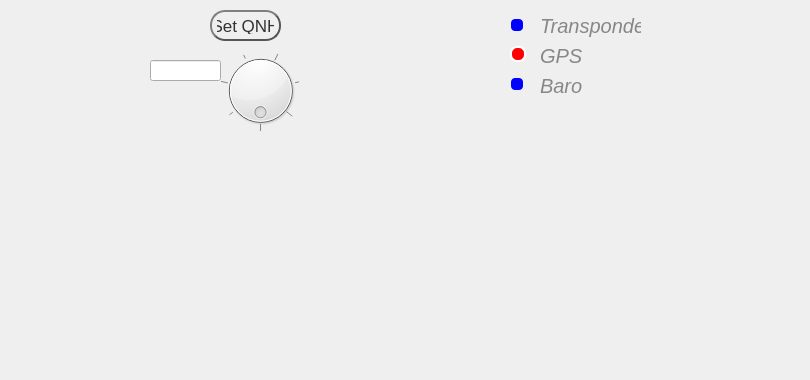
    <widget class="QWidget" name="page_6">
     <widget class="WidgetAI" name="widgetai" native="true">
      <property name="geometry">
       <rect>
        <x>470</x>
        <y>110</y>
        <width>301</width>
        <height>261</height>
       </rect>
      </property>
      <property name="sizePolicy">
       <sizepolicy hsizetype="Preferred" vsizetype="Preferred">
        <horstretch>99</horstretch>
        <verstretch>99</verstretch>
       </sizepolicy>
      </property>
     </widget>
     <widget class="WidgetTC" name="widgetTC" native="true">
      <property name="geometry">
       <rect>
        <x>300</x>
        <y>0</y>
        <width>191</width>
        <height>181</height>
       </rect>
      </property>
      <property name="sizePolicy">
       <sizepolicy hsizetype="Preferred" vsizetype="Preferred">
        <horstretch>99</horstretch>
        <verstretch>99</verstretch>
       </sizepolicy>
      </property>
     </widget>
     <widget class="WidgetALT" name="widgetALT" native="true">
      <property name="geometry">
       <rect>
        <x>0</x>
        <y>120</y>
        <width>321</width>
        <height>251</height>
       </rect>
      </property>
      <property name="sizePolicy">
       <sizepolicy hsizetype="Preferred" vsizetype="Preferred">
        <horstretch>99</horstretch>
        <verstretch>99</verstretch>
       </sizepolicy>
      </property>
     </widget>
     <widget class="WidgetASI" name="widgetASI" native="true">
      <property name="geometry">
       <rect>
        <x>270</x>
        <y>180</y>
        <width>241</width>
        <height>191</height>
       </rect>
      </property>
      <property name="sizePolicy">
       <sizepolicy hsizetype="Preferred" vsizetype="Preferred">
        <horstretch>99</horstretch>
        <verstretch>99</verstretch>
       </sizepolicy>
      </property>
     </widget>
     <widget class="WidgetVSI" name="widgetVSI" native="true">
      <property name="geometry">
       <rect>
        <x>0</x>
        <y>0</y>
        <width>141</width>
        <height>131</height>
       </rect>
      </property>
      <property name="sizePolicy">
       <sizepolicy hsizetype="Preferred" vsizetype="Preferred">
        <horstretch>99</horstretch>
        <verstretch>99</verstretch>
       </sizepolicy>
      </property>
     </widget>
     <widget class="WidgetHI" name="widgetHI" native="true">
      <property name="geometry">
       <rect>
        <x>670</x>
        <y>1</y>
        <width>131</width>
        <height>121</height>
       </rect>
      </property>
      <property name="sizePolicy">
       <sizepolicy hsizetype="Preferred" vsizetype="Preferred">
        <horstretch>99</horstretch>
        <verstretch>99</verstretch>
       </sizepolicy>
      </property>
     </widget>
     <widget class="QRadioButton" name="radioButton">
      <property name="geometry">
       <rect>
        <x>510</x>
        <y>10</y>
        <width>21</width>
        <height>31</height>
       </rect>
      </property>
      <property name="styleSheet">
       <string notr="true">QRadioButton::indicator:checked{
width:12px;height:12px;
border-radius:7px;
background-color:red;
border:2px solid white;
color: white;
}
QRadioButton::indicator:unchecked{
width:10px;height:10px;
border-radius:5px;
background-color: blue;
border:2px solid transparent;
color: rgb(255, 255, 255);
}</string>
      </property>
      <property name="text">
       <string/>
      </property>
     </widget>
     <widget class="QRadioButton" name="radioButton_2">
      <property name="geometry">
       <rect>
        <x>510</x>
        <y>39</y>
        <width>31</width>
        <height>31</height>
       </rect>
      </property>
      <property name="styleSheet">
       <string notr="true">QRadioButton::indicator:checked{
width:12px;height:12px;
border-radius:7px;
background-color:red;
border:2px solid white;
color: white;
}
QRadioButton::indicator:unchecked{
width:10px;height:10px;
border-radius:5px;
background-color: blue;
border:2px solid transparent;
color: rgb(255, 255, 255);
}


</string>
      </property>
      <property name="text">
       <string/>
      </property>
      <property name="checked">
       <bool>true</bool>
      </property>
     </widget>
     <widget class="QRadioButton" name="radioButton_3">
      <property name="geometry">
       <rect>
        <x>510</x>
        <y>69</y>
        <width>21</width>
        <height>31</height>
       </rect>
      </property>
      <property name="styleSheet">
       <string notr="true">QRadioButton::indicator:checked{
width:12px;height:12px;
border-radius:7px;
background-color:red;
border:2px solid white;
color: white;
}
QRadioButton::indicator:unchecked{
width:10px;height:10px;
border-radius:5px;
background-color: blue;
border:2px solid transparent;
color: rgb(255, 255, 255);
}</string>
      </property>
      <property name="text">
       <string/>
      </property>
      <property name="checked">
       <bool>false</bool>
      </property>
     </widget>
     <widget class="QLabel" name="label_18">
      <property name="geometry">
       <rect>
        <x>540</x>
        <y>70</y>
        <width>101</width>
        <height>31</height>
       </rect>
      </property>
      <property name="font">
       <font>
        <pointsize>15</pointsize>
        <italic>true</italic>
       </font>
      </property>
      <property name="styleSheet">
       <string notr="true">color: rgb(135,135,135);
</string>
      </property>
      <property name="text">
       <string>Baro</string>
      </property>
      <property name="alignment">
       <set>Qt::AlignmentFlag::AlignLeading|Qt::AlignmentFlag::AlignLeft|Qt::AlignmentFlag::AlignVCenter</set>
      </property>
     </widget>
     <widget class="QLabel" name="label_19">
      <property name="geometry">
       <rect>
        <x>540</x>
        <y>40</y>
        <width>101</width>
        <height>31</height>
       </rect>
      </property>
      <property name="font">
       <font>
        <pointsize>15</pointsize>
        <italic>true</italic>
       </font>
      </property>
      <property name="styleSheet">
       <string notr="true">color: rgb(135,135,135);</string>
      </property>
      <property name="text">
       <string>GPS</string>
      </property>
      <property name="alignment">
       <set>Qt::AlignmentFlag::AlignLeading|Qt::AlignmentFlag::AlignLeft|Qt::AlignmentFlag::AlignVCenter</set>
      </property>
     </widget>
     <widget class="QLabel" name="label_20">
      <property name="geometry">
       <rect>
        <x>540</x>
        <y>10</y>
        <width>101</width>
        <height>31</height>
       </rect>
      </property>
      <property name="font">
       <font>
        <pointsize>15</pointsize>
        <italic>true</italic>
       </font>
      </property>
      <property name="styleSheet">
       <string notr="true">color: rgb(135,135,135);</string>
      </property>
      <property name="text">
       <string>Transponder</string>
      </property>
      <property name="alignment">
       <set>Qt::AlignmentFlag::AlignLeading|Qt::AlignmentFlag::AlignLeft|Qt::AlignmentFlag::AlignVCenter</set>
      </property>
     </widget>
     <widget class="QDial" name="dial">
      <property name="geometry">
       <rect>
        <x>220</x>
        <y>50</y>
        <width>81</width>
        <height>81</height>
       </rect>
      </property>
      <property name="minimum">
       <number>94000</number>
      </property>
      <property name="maximum">
       <number>105000</number>
      </property>
      <property name="singleStep">
       <number>10</number>
      </property>
      <property name="pageStep">
       <number>100</number>
      </property>
      <property name="value">
       <number>101325</number>
      </property>
      <property name="sliderPosition">
       <number>101325</number>
      </property>
      <property name="orientation">
       <enum>Qt::Orientation::Horizontal</enum>
      </property>
      <property name="invertedAppearance">
       <bool>false</bool>
      </property>
      <property name="wrapping">
       <bool>true</bool>
      </property>
      <property name="notchTarget">
       <double>15.000000000000000</double>
      </property>
      <property name="notchesVisible">
       <bool>true</bool>
      </property>
     </widget>
     <widget class="QLineEdit" name="doubleSpinBox">
      <property name="geometry">
       <rect>
        <x>150</x>
        <y>60</y>
        <width>71</width>
        <height>21</height>
       </rect>
      </property>
      <property name="font">
       <font>
        <family>Arial</family>
        <pointsize>16</pointsize>
       </font>
      </property>
      <property name="styleSheet">
       <string notr="true">color: rgb(255, 255, 255);</string>
      </property>
      <property name="text">
       <string>1013.25</string>
      </property>
      <property name="alignment">
       <set>Qt::AlignmentFlag::AlignRight|Qt::AlignmentFlag::AlignTrailing|Qt::AlignmentFlag::AlignVCenter</set>
      </property>
     </widget>
     <widget class="QPushButton" name="reset_altitude_3">
      <property name="geometry">
       <rect>
        <x>210</x>
        <y>10</y>
        <width>71</width>
        <height>31</height>
       </rect>
      </property>
      <property name="font">
       <font>
        <pointsize>13</pointsize>
        <bold>false</bold>
       </font>
      </property>
      <property name="styleSheet">
       <string notr="true">QPushButton {
color: #333;
border: 2px solid #555;
border-radius: 15px;
border-style: outset;
background: qradialgradient(
cx: 0.3, cy: -0.4, fx: 0.3, fy: -0.4,
radius: 1.35, stop: 0 #fff, stop: 1 #822
);
padding: 5px;
}

QPushButton:pressed {
    background-color: rgb(224, 0, 0);
    border-style: inset;
}
</string>
      </property>
      <property name="text">
       <string>Set QNH</string>
      </property>
     </widget>
     <zorder>widgetai</zorder>
     <zorder>widgetASI</zorder>
     <zorder>widgetHI</zorder>
     <zorder>radioButton</zorder>
     <zorder>radioButton_2</zorder>
     <zorder>radioButton_3</zorder>
     <zorder>label_18</zorder>
     <zorder>label_19</zorder>
     <zorder>label_20</zorder>
     <zorder>doubleSpinBox</zorder>
     <zorder>widgetTC</zorder>
     <zorder>widgetALT</zorder>
     <zorder>reset_altitude_3</zorder>
     <zorder>widgetVSI</zorder>
     <zorder>dial</zorder>
    </widget>
